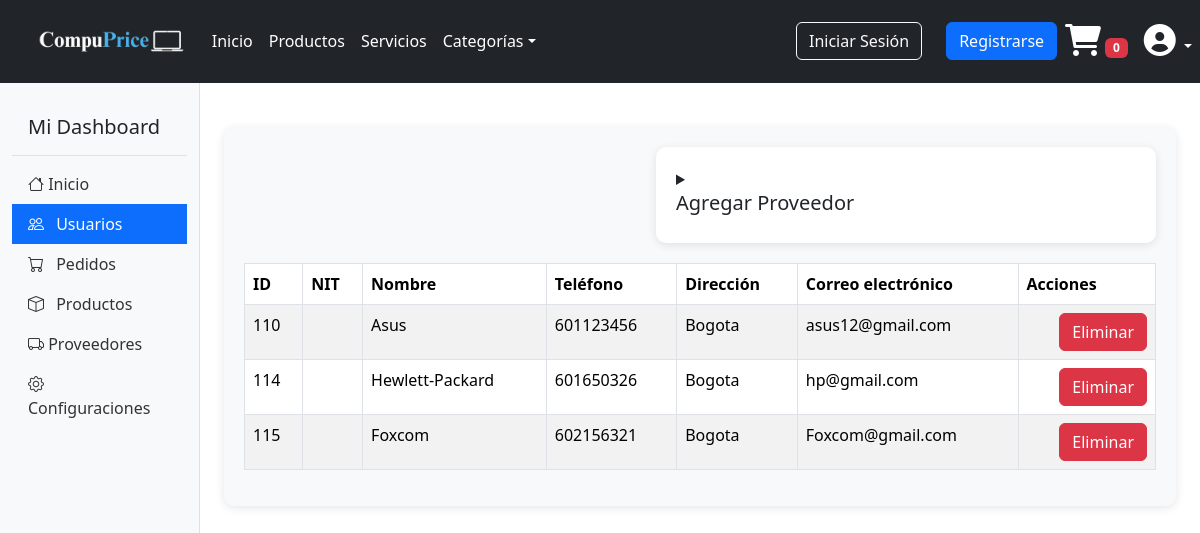
Page /proveedores.php on the committed database.
### tables this page shows
CREATE TABLE `proveedores` (
  `idProveedor` int(11) NOT NULL,
  `nombreProveedor` varchar(255) NOT NULL,
  `telefonoProveedor` varchar(255) NOT NULL,
  `direccionProveedor` varchar(255) NOT NULL,
  `correoProveedor` varchar(255) NOT NULL
);

### proveedores.php (the view, shortened to what this page needs)
<?php
include 'template (layout)/cabecera.php';
include 'template (layout)/barra_admin.php';
$query = "SELECT * FROM proveedores";
$result = $pdo->query($query);
?>
<head>
    <link href="https://cdn.jsdelivr.net/npm/bootstrap@5.3.3/dist/css/bootstrap.min.css" rel="stylesheet">
    <link href="https://cdnjs.cloudflare.com/ajax/libs/font-awesome/6.0.0-beta3/css/all.min.css" rel="stylesheet">
    <link rel="stylesheet" href="css/componentes.css";>
</head>
<body>
<main class="main container mt-4">
    <details class="add-component-section">
        <summary><h5>Agregar Proveedor</h5></summary>
    </details>
    <table class="table table-striped">
        <thead>
            <tr>
                <th>ID</th>
                <th>NIT</th>
                <th>Nombre</th>
                <th>Teléfono</th>
                <th>Dirección</th>
                <th>Correo electrónico</th>
                <th>Acciones</th>
            </tr>
        </thead>
        <tbody>
            <?php while ($row = $result->fetch(PDO::FETCH_ASSOC)): ?>
                <tr>
                    <td><?php echo $row['idProveedor']; ?></td>
                    <td><?php echo $row['numeroId']; ?></td>
                    <td><?php echo $row['nombreProveedor']; ?></td>
                    <td><?php echo $row['telefonoProveedor']; ?></td>
                    <td><?php echo $row['direccionProveedor']; ?></td>
                    <td><?php echo $row['correoProveedor']; ?></td>
                    <td>
                        <form method="post" style="display:inline;">
                            <button type="submit" name="delete_proveedor" class="btn btn-danger">Eliminar</button>
                        </form>
                    </td>
                </tr>
            <?php endwhile; ?>
        </tbody>
    </table>
</main>
</body>
</html>

### css/componentes.css (style rules this page uses)
.main { padding: 20px; background-color: #f8f9fa; border-radius: 10px; box-shadow: 0 2px 10px rgba(0, 0, 0, 0.1); }
details { float: right; display: flex; }
button { float: right; }
.add-component-section { background-color: #ffffff; width: 500px; padding: 20px; border-radius: 10px; box-shadow: 0 2px 10px rgba(0, 0, 0, 0.1); margin-bottom: 20px; }
.add-component-section summary { cursor: pointer; outline: none; }
table { width: 100%; border-collapse: collapse; margin-top: 20px; }
table th, table td { border: 1px solid #dee2e6; padding: 10px; text-align: left; }
table th { background-color: #e9ecef; }

### rows in the picture
proveedores: idProveedor "110", nombreProveedor "Asus", telefonoProveedor "601123456", direccionProveedor "Bogota", correoProveedor "asus12@gmail.com"
proveedores: idProveedor "114", nombreProveedor "Hewlett-Packard", telefonoProveedor "601650326", direccionProveedor "Bogota", correoProveedor "hp@gmail.com"
proveedores: idProveedor "115", nombreProveedor "Foxcom", telefonoProveedor "602156321", direccionProveedor "Bogota", correoProveedor "Foxcom@gmail.com"
